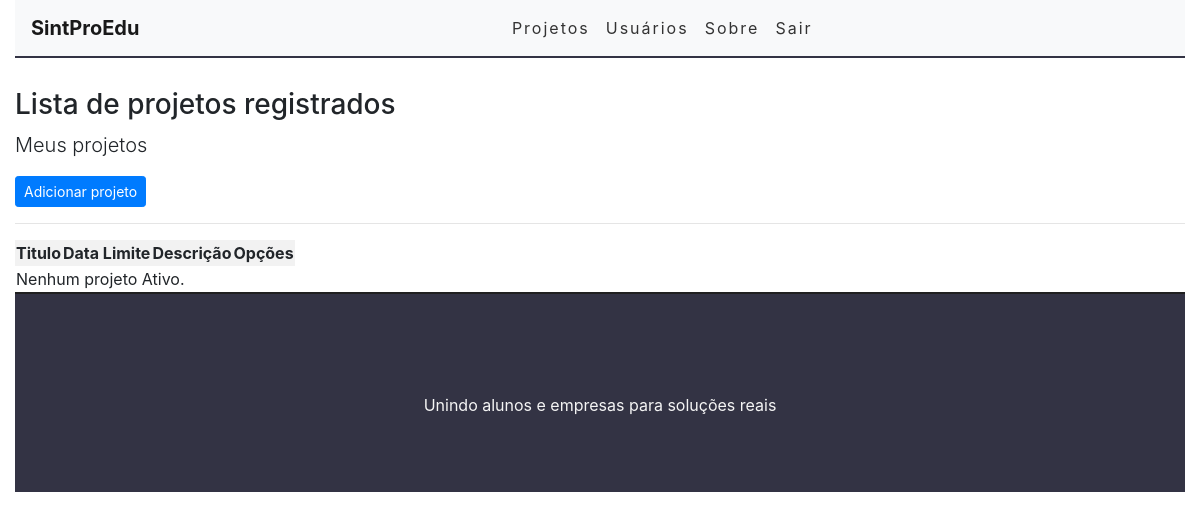
The app's page /listar/projeto/ (signed in), older data.
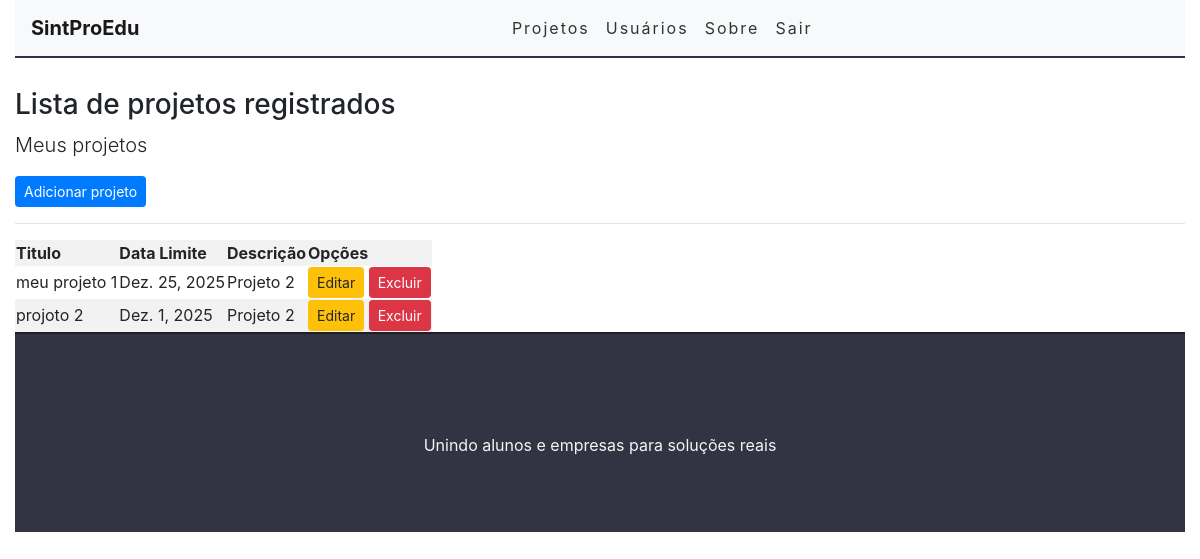
The same page, newer data.
### core/models.py (models this page shows, shortened)
class Projeto(models.Model):
    titulo = models.CharField(max_length=50, null=False, verbose_name='Nome do Projeto')
    dataInicio = models.DateTimeField(auto_now_add=True, verbose_name='Data Inicial')
    atualiza = models.DateTimeField(auto_now=True)
    dataLimite = models.DateField(null=False, blank=False, verbose_name='Data Limite')
    descreva = models.TextField(null=False, blank=False, verbose_name='Descreva o Projeto')
    usuarioEmpresa = models.ForeignKey(User, on_delete=models.CASCADE)

### core/views.py (the view)
# urls.py: path('listar/projeto/', ProjetoList.as_view(), name='listar-projeto'),
class ProjetoList(ListView):
    model = Projeto
    template_name = 'cadastro/listas/projeto.html'
    def get_queryset(self):
        self.object_list = Projeto.objects.filter(usuarioEmpresa=self.request.user)
        return self.object_list

### core/templates/cadastro/listas/projeto.html (shortened to what this page needs)
{% extends "paginas/base.html" %}
{% load static %}
{% block content %}
<h3>Lista de projetos registrados</h3>
<p class = "lead">Meus projetos
</p>
<a href="{% url 'cadastrar-projeto' %}"class="btn btn-primary btn-sm">Adicionar projeto</a>
<hr>
<div class="table-responsive">
    <table class="table-striped">
        <tr>
            <th>Titulo</th>
            <th>Data Limite</th>
            <th>Descrição</th>
            <th>Opções</th>
        </tr>
        {% for projeto in object_list %}
        <tr>
            <td>{{ projeto.titulo }}</td>
            <td>{{ projeto.dataLimite }}</td>
            <td>{{ projeto.descreva }}</td>
            <td>
                <a href="{% url 'editar-projeto' projeto.pk %}"class="btn btn-warning btn-sm"title="Editar">Editar</a>
                <a href="{% url 'excluir-projeto' projeto.pk %}"class="btn btn-danger btn-sm"title="Excluir">Excluir</a>
            </td>
        </tr>
        {% empty %}
        <tr>
            <td colspan="4">Nenhum projeto Ativo.</td>
        </tr>
        {% endfor %}
    </table>
</div>
{% endblock %}

Row changes from the older to the newer data that the page shows:
added Projeto: titulo "meu projeto 1", dataLimite "Dez. 25, 2025", descreva "Projeto 2"
added Projeto: titulo "projoto 2", dataLimite "Dez. 1, 2025", descreva "Projeto 2"
Text that changed along with them:
text no longer shown: "Nenhum projeto Ativo."
